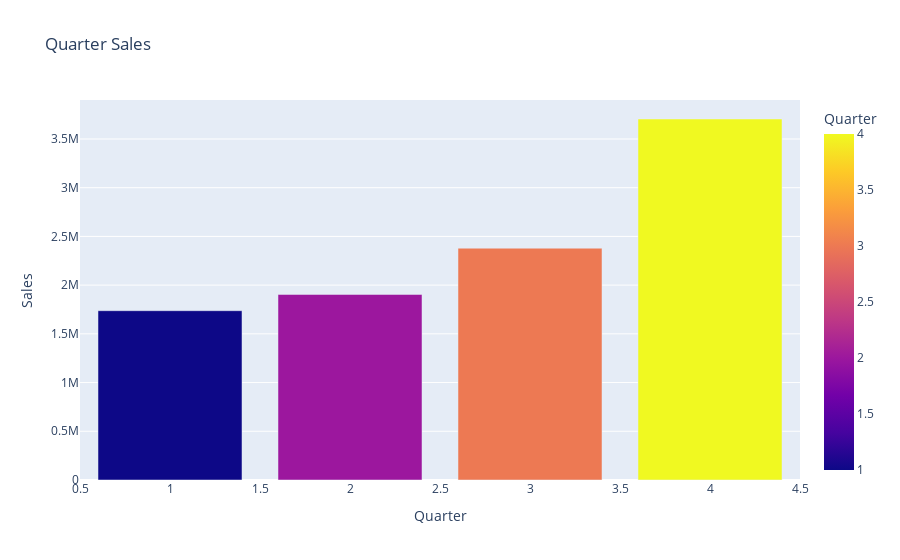

This figure's notebook cell:
### Code cell
quarter_sale = df.groupby('Quarter')['Sales'].sum().reset_index()
fig = px.bar(quarter_sale , x='Quarter' , y='Sales' , title='Quarter Sales' , color='Quarter')
fig.write_html("quarter_sale.html")
fig.show()

### Figure 1 — Plotly figure (JSON) as saved in the notebook; plotly's stock layout.template omitted (floating-point values rounded to 4 significant figures)
{"data": [{"alignmentgroup": "True", "hovertemplate": "Quarter=%{marker.color}<br>Sales=%{y}<extra></extra>", "legendgroup": "", "marker": {"color": [1, 2, 3, 4], "coloraxis": "coloraxis", "pattern": {"shape": ""}}, "name": "", "offsetgroup": "", "orientation": "v", "showlegend": false, "textposition": "auto", "type": "bar", "x": [1, 2, 3, 4], "xaxis": "x", "y": [1737000.0, 1904000.0, 2379000.0, 3705000.0], "yaxis": "y"}], "layout": {"barmode": "relative", "coloraxis": {"colorbar": {"title": {"text": "Quarter"}}, "colorscale": [[0, "#0d0887"], [0.1111, "#46039f"], [0.2222, "#7201a8"], [0.3333, "#9c179e"], [0.4444, "#bd3786"], [0.5556, "#d8576b"], [0.6667, "#ed7953"], [0.7778, "#fb9f3a"], [0.8889, "#fdca26"], [1, "#f0f921"]]}, "legend": {"tracegroupgap": 0}, "title": {"text": "Quarter Sales"}, "xaxis": {"anchor": "y", "domain": [0, 1], "title": {"text": "Quarter"}}, "yaxis": {"anchor": "x", "domain": [0, 1], "title": {"text": "Sales"}}}}
